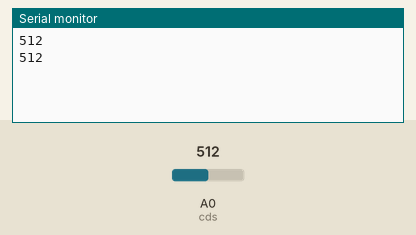
Recording of a sketch running on a simulated Arduino Uno, built with avr-gcc and run on an emulated ATmega328P. Parts: the last lines printed to the serial monitor. The test bench sets the inputs (shaded band); at power-on: A0 (cds) = 512.

Above: at 1.8 s.
1.9 s: A0 (cds) set to 716
At 2.8 s:
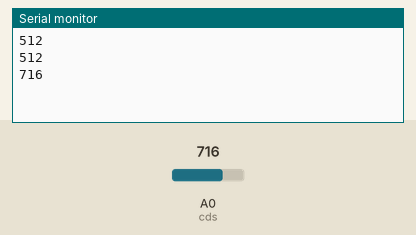
3.4 s: A0 (cds) set to 900
At 4.8 s:
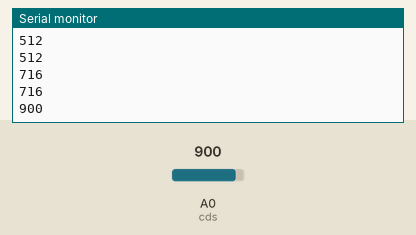
Timing chart, 0 to 6.4 s (numbered marks = the images above; inputs shaded):
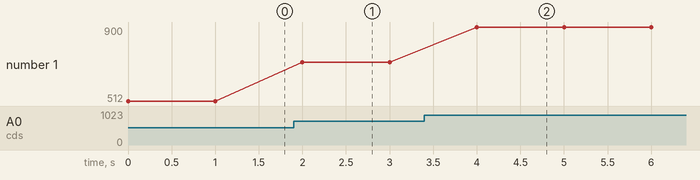

Measured:
- after the input at 1.9 s, the serial monitor: prints a new line after 0.10 s (image 1)
- after the input at 3.4 s, the serial monitor: prints a new line after 0.60 s (image 2)
- plotted number 1: 512 → 716 after the input at 1.9 s, 716 → 900 after the input at 3.4 s

The sketch:

cds.ino
```cpp
const uint8_t cds = A0;

void setup() {
  Serial.begin(115200);
}

void loop() {
  Serial.println(analogRead(cds));
  delay(1000);
}
```
